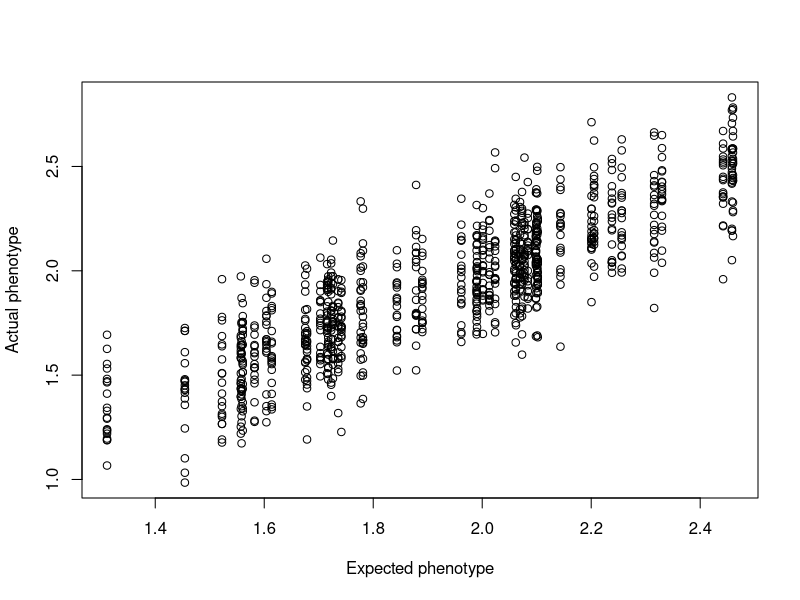
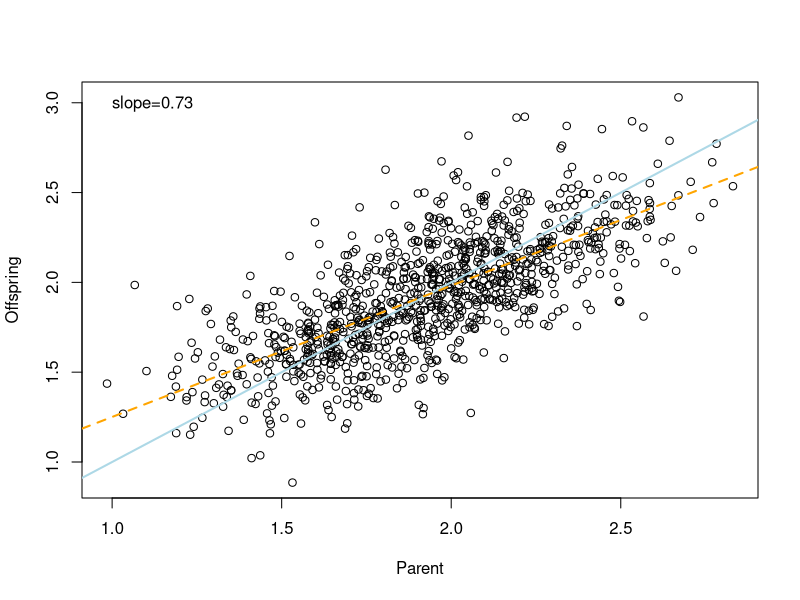
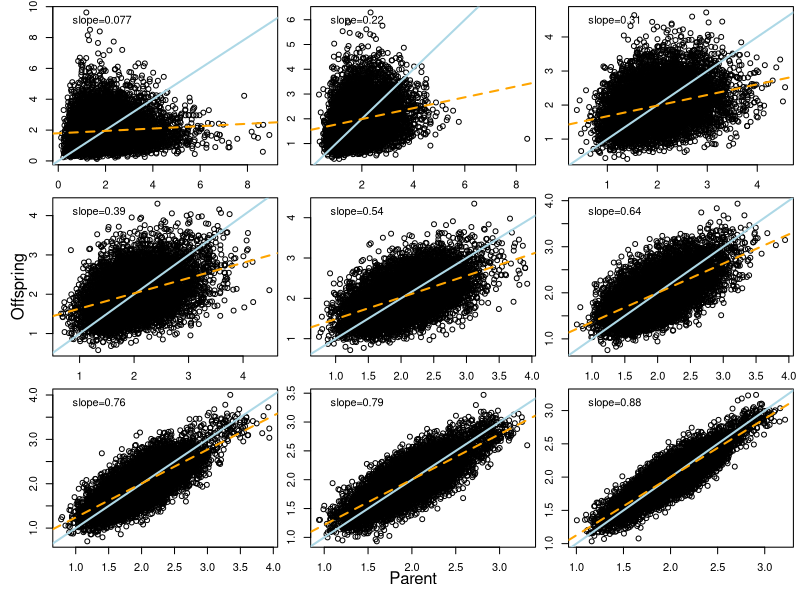

Reproduce these figures in R, in order.
## ---- chunk 1
knitr::opts_chunk$set(echo = TRUE)
library(tidyverse)
## ---- chunk 2
## expected.trait is the expected phenotype of the individuals to generate
## 
## Ni is the total number of individuals to generate with expected.trait. Ni can be a single number or it can be a vector of length Ng.
## In the latter case, the function will generate Ni[j] individuals of each genotype j. In the former case, if Ng!=NULL then the Ni
## individuals will be spread evenly across the Ng genotypes.
## 
## Ve is the phenotypic variance that cannot be attributed to genotype
##
## Ng is the number of genotypes to generate. If Ng!=NULL, Vg must also be specified. 
##
## Vg is the additive genetic variance. If Vg!=NULL, Ng must also be specified.
## 
## m is the probability of mutation. If m!=NULL, Vm must also be specified.
##
## Vm is the variance in phenotypes generated by mutation. 
## 
## If both or neither Vg and Ve are specified, the function returns with a warning
##
## If Ve!=NULL and mu=Vmu=NULL, then mutation cannot occur and the only evolution that can happen is through the fluctuating of initial genotypes
##
## The function returns an array with Ni rows and two columns:
## (1) the first column gives the expected phenotype of the individual (i.e., its genotype); 
## (2) the second column gives the actual phenotype of the individual
## 
pick_individuals <- function(expected.trait, Ni, Ve, Ng=NULL, Vg=NULL, m=NULL, Vm=NULL) {
  if (is.null(Vg) & is.null(Ve)) stop("You must specify either Vg or Ve")
  else if (!is.null(Vg) & is.null(Ng)) stop("You must specify a number of genotypes to generate")
  else if (!is.null(Ng) & is.null(Vg)) stop("You must specify an additive genetic variance to generate genotypes")
  
  if (!is.null(m) & is.null(Vm)) stop ("You must specify a mutational variance")
  
  if (!is.null(Vg)) { ## generating new genotypes
    ## Generate Ng new genotypes (expected phenotypes) 
    mu <- log(expected.trait^2 / sqrt(Vg+expected.trait^2))
    sigma <- sqrt(log(Vg/expected.trait^2 + 1))
    genotypic.means <- rlnorm(Ng, meanlog=mu, sdlog=sigma)
     ## If length(Ni) = Ng, generate Ni[j] individuals per genotype
    if (length(Ni)==Ng)
      lapply(1:Ng, function(j) {
        mu <- log(genotypic.means[j]^2 / sqrt(Ve+genotypic.means[j]^2))
        sigma <- sqrt(log(Ve/genotypic.means[j]^2 + 1))
        data.frame(etrait=genotypic.means[j], itrait=rlnorm(Ni[j], meanlog=mu, sdlog=sigma))
      }) %>% do.call("rbind.data.frame",.) -> results
    else {
      ## Put floor(Ni/Ng) into Ng groups
      Ni.new <- rep(floor(Ni/Ng), Ng)
      ## If Ni is a multiple of Ng, you're done. 
      ## If not, add an individual to each of the first Ni%%Ng groups
      if (Ni%%Ng!=0) Ni.new[1:(Ni%%Ng)] <- Ni.new[1:(Ni%%Ng)]+1
      ## this formulation deals with the possibility that Ni individuals cannot be evenly subdivided into Ng genotypes
      Ni <- Ni.new
      
      lapply(1:Ng, function(j) {
        mu <- log(genotypic.means[j]^2 / sqrt(Ve+genotypic.means[j]^2))
        sigma <- sqrt(log(Ve/genotypic.means[j]^2 + 1))
        data.frame(etrait=genotypic.means[j], itrait=rlnorm(Ni[j], meanlog=mu, sdlog=sigma))
      }) %>% do.call("rbind.data.frame",.) -> results
    }
  }
  else if (is.null(Vg) & !is.null(Ve)) { ## generating individuals of the same genotype (subject to mutation)
    ## does a mutation occur?
    mutate <- FALSE
    if (!is.null(m)) mutate <- (runif(1) < m)
    if (mutate) { ## mutation occurs, so change the expected phenotype of this individual
      mu <- log(expected.trait^2 / sqrt(Vm+expected.trait^2))
      sigma <- sqrt(log(Vm/expected.trait^2 + 1))
      expected.trait <- rlnorm(1, meanlog=mu, sdlog=sigma)
    }
    ## draw new individuals
    mu <- log(expected.trait^2 / sqrt(Ve+expected.trait^2))
    sigma <- sqrt(log(Ve/expected.trait^2 + 1))
    trait <- rlnorm(Ni, meanlog=mu, sdlog=sigma)
    results <- data.frame(etrait=expected.trait, itrait=trait)
  }
  return(results)
}



## ---- chunk 3
## specify a heritability and additive genetic variance
h2 = 0.75
Vg = 0.1
## calculate the Ve from these
Ve = Vg*(1-h2)/h2

## specify an initial population-level trait mean
trait <- 2

## specify an initial number of genotypes and individuals
Ng <- 50
Ni <- 1000

## for now, do not specify a mutation rate or mutational variance

## generate the first generation of individuals
gen1 <- pick_individuals(trait, Ni, Ve, Ng, Vg)
plot(gen1$etrait, gen1$itrait, xlab="Expected phenotype", ylab="Actual phenotype")

## ---- chunk 4

gen2 <- lapply(gen1$etrait, function(t) pick_individuals(t, 1, Ve)) %>% do.call("rbind.data.frame", .)

## plot a parent-offspring regression using the actual genotypes
plot(gen1$itrait, gen2$itrait, xlab='Parent', ylab='Offspring')
abline(0,1, col='lightblue', lwd=2)
abline(lm(gen2$itrait~gen1$itrait), col='orange', lwd=2, lty=2)
legend(x='topleft', paste0('slope=',signif(coef(lm(gen2$itrait~gen1$itrait))[2],2)), bty='n')

# gen1 <- pick_individuals(trait, 1e5, Ve, 1e3, Vg)
# gen2 <- lapply(gen1$etrait, function(t) pick_individuals(t, 1, Ve)) %>% do.call("rbind.data.frame", .)
# signif(coef(lm(gen2$itrait~gen1$itrait))[2],2)

## ---- chunk 5
par(mfrow=c(3,3), mar=c(2,2,0.5,0.5), oma=c(2,2,0,0))
for (h in seq(0.1,0.9,0.1)) {
  ## specify a heritability and additive genetic variance
  h2 = h
  Vg = 0.1
  ## calculate the Ve from these
  Ve = Vg*(1-h2)/h2

  ## specify an initial population-level trait mean
  trait <- 2
  
  ## specify an initial number of genotypes and individuals
  Ng <- 100
  Ni <- 10000

  ## generate the first generation of individuals
  gen1 <- pick_individuals(trait, Ni, Ve, Ng, Vg)
  gen2 <- lapply(gen1$etrait, function(t) pick_individuals(t, 1, Ve)) %>% do.call("rbind.data.frame", .)
  plot(gen1$itrait, gen2$itrait, xlab='', ylab='')
abline(0,1, col='lightblue', lwd=2)
abline(lm(gen2$itrait~gen1$itrait), col='orange', lwd=2, lty=2)
legend(x='topleft', paste0('slope=',signif(coef(lm(gen2$itrait~gen1$itrait))[2],2)), bty='n')
}
mtext(side=1, outer=TRUE, "Parent")
mtext(side=2, outer=TRUE, "Offspring")
  
## ---- chunk 6

pick_individuals_norm <- function(expected.trait, Ni, Ve, Ng=NULL, Vg=NULL, m=NULL, Vm=NULL) {
  if (is.null(Vg) & is.null(Ve)) stop("You must specify either Vg or Ve")
  else if (!is.null(Vg) & is.null(Ng)) stop("You must specify a number of genotypes to generate")
  else if (!is.null(Ng) & is.null(Vg)) stop("You must specify an additive genetic variance to generate genotypes")
  
  if (!is.null(m) & is.null(Vm)) stop ("You must specify a mutational variance")
  
  if (!is.null(Vg)) { ## generating new genotypes
    ## Generate Ng new genotypes (expected phenotypes) 
    genotypic.means <- rnorm(Ng, mean=expected.trait, sd=sqrt(Vg))
     ## If length(Ni) = Ng, generate Ni[j] individuals per genotype
    if (length(Ni)==Ng)
      lapply(1:Ng, function(j) {
        data.frame(etrait=genotypic.means[j], itrait=rnorm(Ni[j], mean=genotypic.means[j], sd=sqrt(Ve)))
      }) %>% do.call("rbind.data.frame",.) -> results
    else {
      ## Put floor(Ni/Ng) into Ng groups
      Ni.new <- rep(floor(Ni/Ng), Ng)
      ## If Ni is a multiple of Ng, you're done. 
      ## If not, add an individual to each of the first Ni%%Ng groups
      if (Ni%%Ng!=0) Ni.new[1:(Ni%%Ng)] <- Ni.new[1:(Ni%%Ng)]+1
      ## this formulation deals with the possibility that Ni individuals cannot be evenly subdivided into Ng genotypes
      Ni <- Ni.new
      
      lapply(1:Ng, function(j) {
        data.frame(etrait=genotypic.means[j], itrait=rnorm(Ni[j], mean=genotypic.means[j], sd=sqrt(Ve)))
      }) %>% do.call("rbind.data.frame",.) -> results
    }
  }
  else if (is.null(Vg) & !is.null(Ve)) { ## generating individuals of the same genotype (subject to mutation)
    ## does a mutation occur?
    mutate <- FALSE
    if (!is.null(m)) mutate <- (runif(1) < m)
    if (mutate) { ## mutation occurs, so change the expected phenotype of this individual
      expected.trait <- rlnorm(1, mean=expected.trait, sd=sqrt(Vm))
    }
    ## draw new individuals
    trait <- rnorm(Ni, mean=expected.trait, sd=sqrt(Ve))
    results <- data.frame(etrait=expected.trait, itrait=trait)
  }
  return(results)
}

